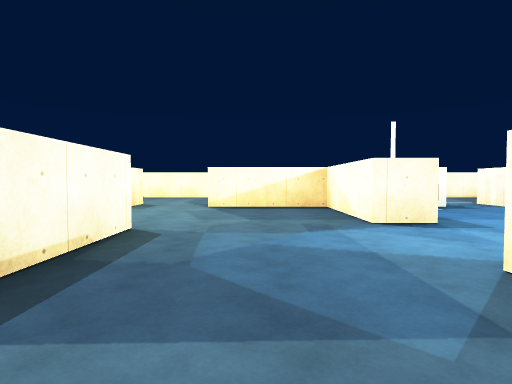
[1] (above)

23 first-person views from a walk through a 3-D level made in the Unity game engine. The camera is 1.3 m above the floor, tilts 2° down and sees 80° across. The floor is counted in squares, 2 m on a side. Each view is taken from the middle of a square. On the plan, view 1 faces up. The plan holds only what a view shows up to about 10 squares ahead; the rest is blank. The place goes on beyond the plan. Some surface patterns are stand-ins.

[2]
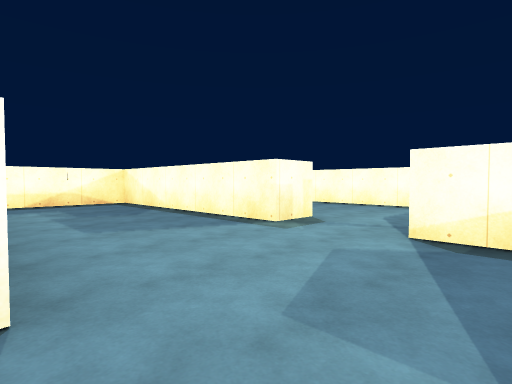

[3]
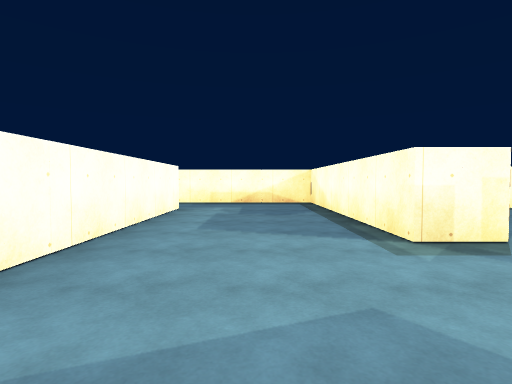

[4]
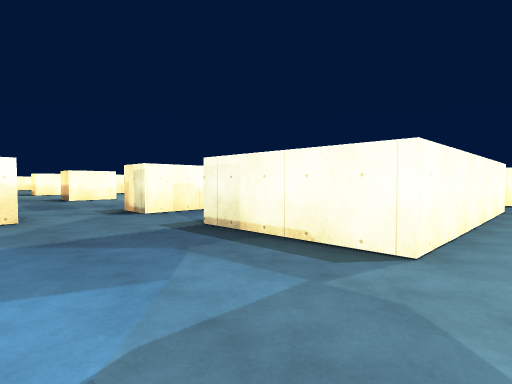

[5]
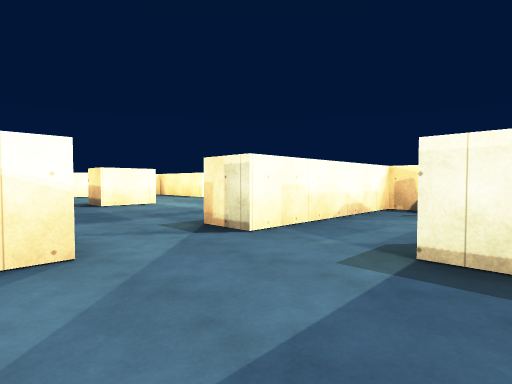

[6]
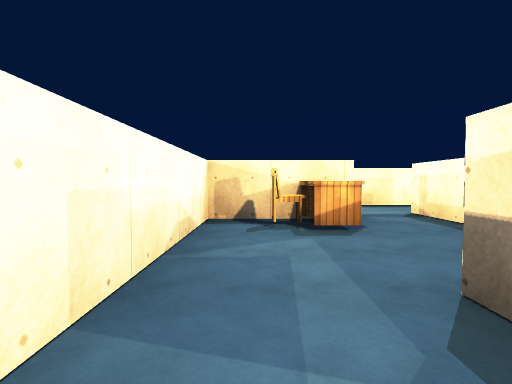

[7]
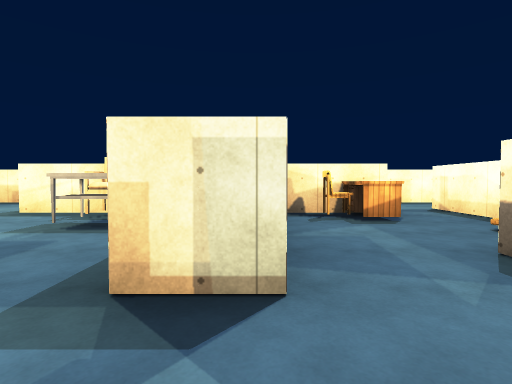

[8]
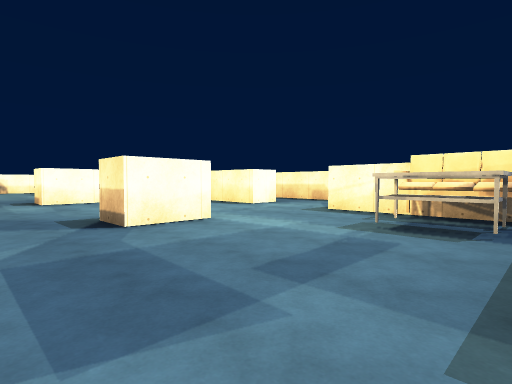

[9]
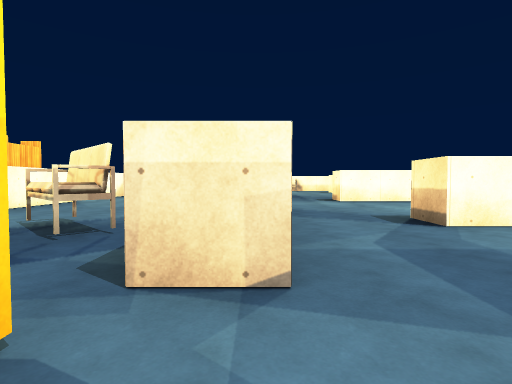

[10]
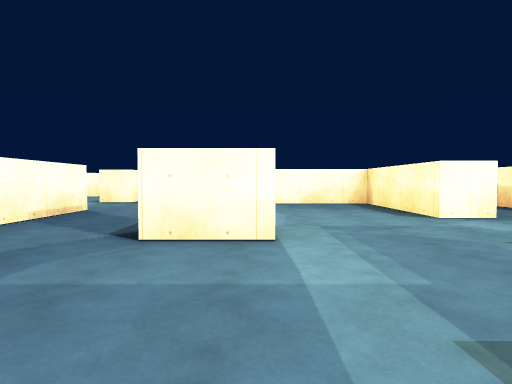

[11]
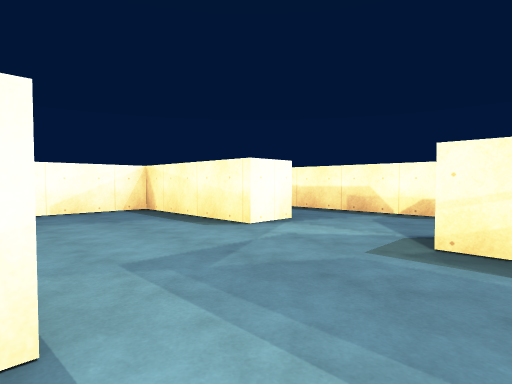

[12]
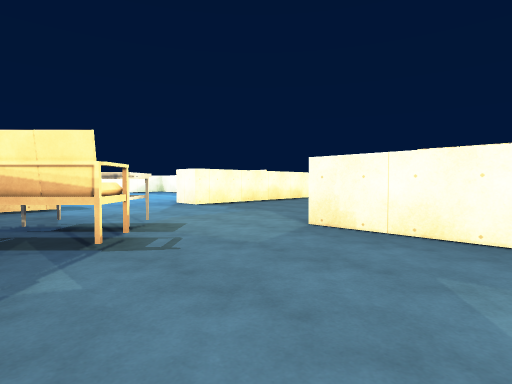

[13]
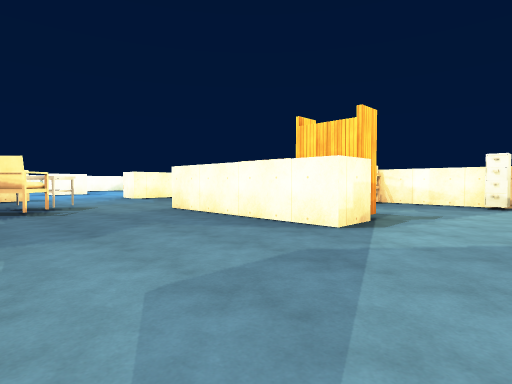

[14]
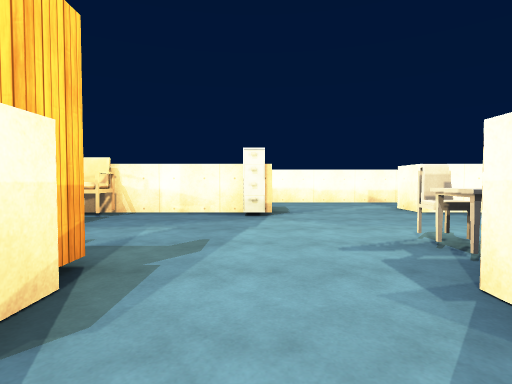

[15]
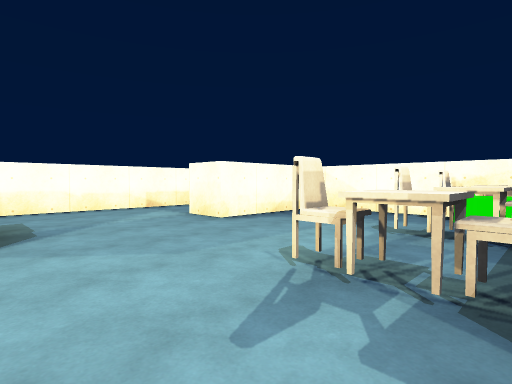

[16]
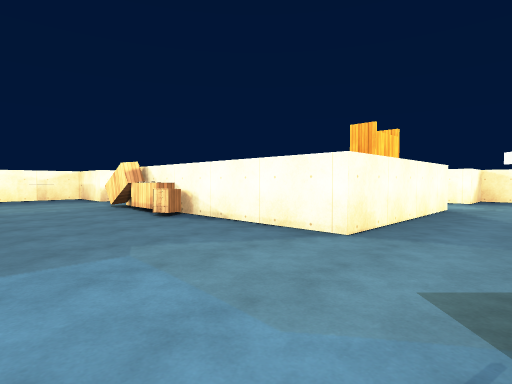

[17]
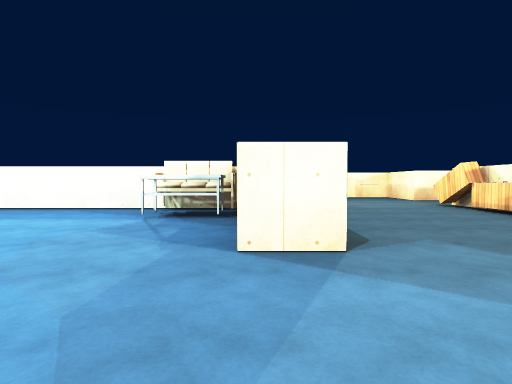

[18]
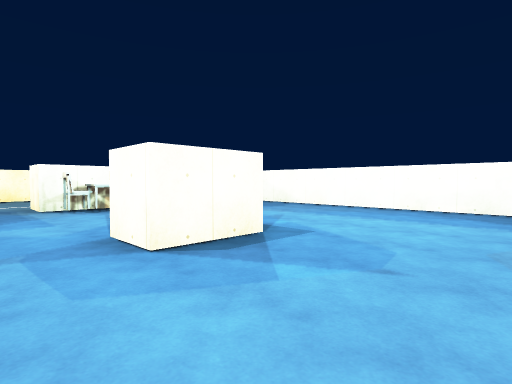

[19]
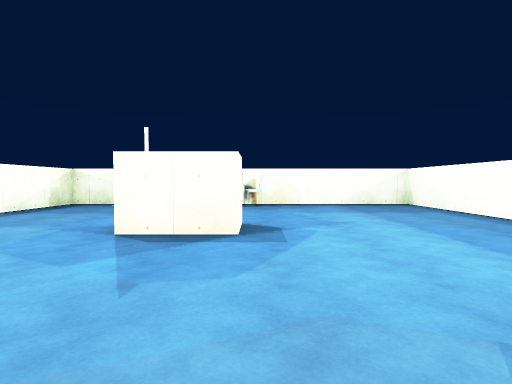

[20]
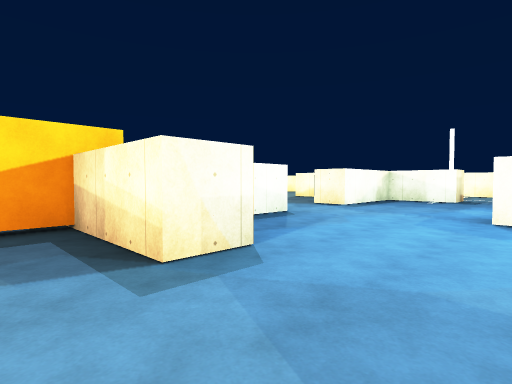

[21]
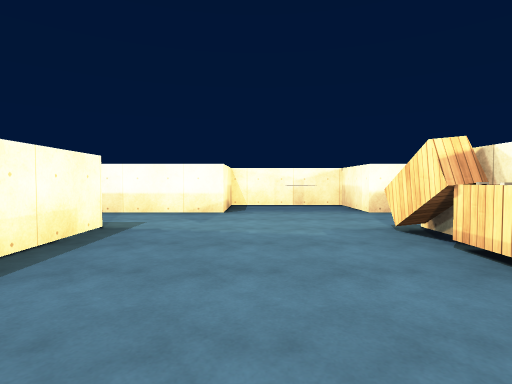

[22]
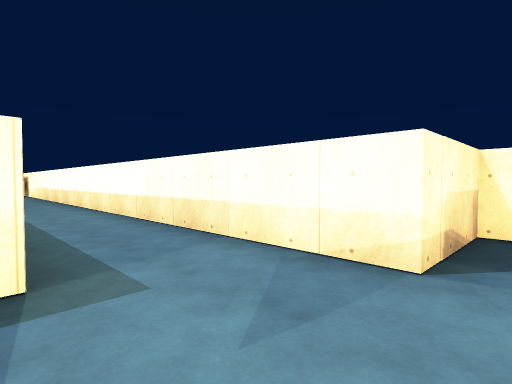

[23]
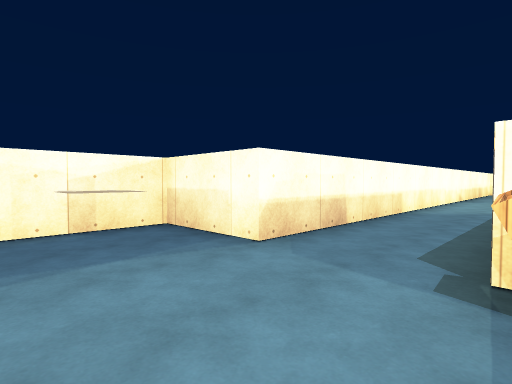

### Floor plan
Ten units are one square. View 1 is at (0, 0); x grows to the right and y downward. Boxes are objects, and circles mark ways between rooms. Rooms are numbered by the first view taken in them; rooms with no view inside come last. Other rooms are left out.
<svg viewBox="-97 -85 274 285">
<path fill="none" stroke="#000" d="M-32 -77 -92 -77 -92 -45M-72 -42 -17 -42 -17 -11M18 -47 18 -77 -12 -77M2 8 9 8M48 8 48 18 24 18 24 26M100 28 78 28 78 18M8 38 19 38M75 118 68 118 68 73 92 73M8 99 8 75M134 28 115 28M28 -22 28 -11M123 -4 123 -77 63 -77M-17 8 -17 19M78 -38 78 -27 63 -27 63 -38M-32 63 -17 63 -17 74M8 128 8 123 19 123M123 126 123 105M60 158 68 158 68 143 79 143M-62 35 -62 59M48 -77 28 -77 28 -47 18 -47M-72 83 -62 83 -62 118 -17 118M153 156 153 73 172 73 172 43 153 43 153 -69M96 193 121 193M123 188 123 164 132 164M-92 65 -92 75M-62 -5 -62 8 -17 8M-51 -32 -72 -32"/>
<rect x="-65" y="25" width="20" height="20" fill="#bbb"><title>other object</title></rect>
<rect x="25" y="45" width="30" height="30" fill="#bbb"><title>other object</title></rect>
<rect x="65" y="-75" width="20" height="10" fill="#bbb"><title>other object</title></rect>
<rect x="75" y="105" width="10" height="10" fill="#bbb"><title>bookshelf</title></rect>
<rect x="75" y="85" width="20" height="20" fill="#bbb"><title>other object</title></rect>
<rect x="85" y="185" width="10" height="10" fill="#bbb"><title>other object</title></rect>
<rect x="85" y="165" width="10" height="10" fill="#bbb"><title>other object</title></rect>
<rect x="85" y="145" width="10" height="10" fill="#bbb"><title>other object</title></rect>
<rect x="95" y="65" width="10" height="10" fill="#bbb"><title>drawers</title></rect>
<rect x="105" y="85" width="20" height="20" fill="#bbb"><title>other object</title></rect>
<rect x="105" y="65" width="20" height="10" fill="#bbb"><title>cabinet</title></rect>
<rect x="105" y="-5" width="20" height="20" fill="#bbb"><title>other object</title></rect>
<rect x="115" y="125" width="10" height="10" fill="#bbb"><title>cabinet</title></rect>
<rect x="125" y="65" width="10" height="10" fill="#bbb"><title>cabinet</title></rect>
<rect x="155" y="55" width="10" height="10" fill="#bbb"><title>other object</title></rect>
<rect x="-65" y="-15" width="20" height="10" fill="#bbb"><title>desk</title></rect>
<rect x="-45" y="-25" width="10" height="10" fill="#bbb"><title>other object</title></rect>
<circle cx="-5" cy="10" r="3" fill="#2a7"/>
<circle cx="20" cy="-35" r="3" fill="#2a7"/>
<circle cx="-20" cy="-5" r="3" fill="#2a7"/>
<text x="-30" y="-50">1</text>
<text x="60" y="50">2</text>
<text x="-40" y="-10">3</text>
</svg>
Room 1 opens to room 2. Room 1 opens to room 3.

Where each view was taken, in squares from view 1:
view 1: 0 up, 0 right, facing up
view 2: 4 up, 0 right, facing up-left
view 3: 6 up, 0 right, facing left
view 4: 5 up, 1 right, facing down-left
view 5: 2 up, 1 right, facing down-left
view 6: 0 up, 1 left, facing left
view 7: 1 down, 0 right, facing left
view 8: 2 down, 0 right, facing down-left
view 9: 2 down, 1 right, facing down
view 10: 3 down, 3 left, facing down
view 11: 5 down, 3 left, facing down-left
view 12: 10 down, 3 right, facing up-right
view 13: 14 down, 3 right, facing up-right
view 14: 13 down, 6 right, facing right
view 15: 13 down, 8 right, facing down-right
view 16: 4 down, 5 right, facing down-right
view 17: 2 down, 5 right, facing right
view 18: 0 up, 5 right, facing up-right
view 19: 1 down, 8 right, facing up
view 20: 3 down, 7 right, facing up-left
view 21: 5 down, 9 right, facing right
view 22: 5 down, 13 right, facing up-right
view 23: 5 down, 13 right, facing down-right
